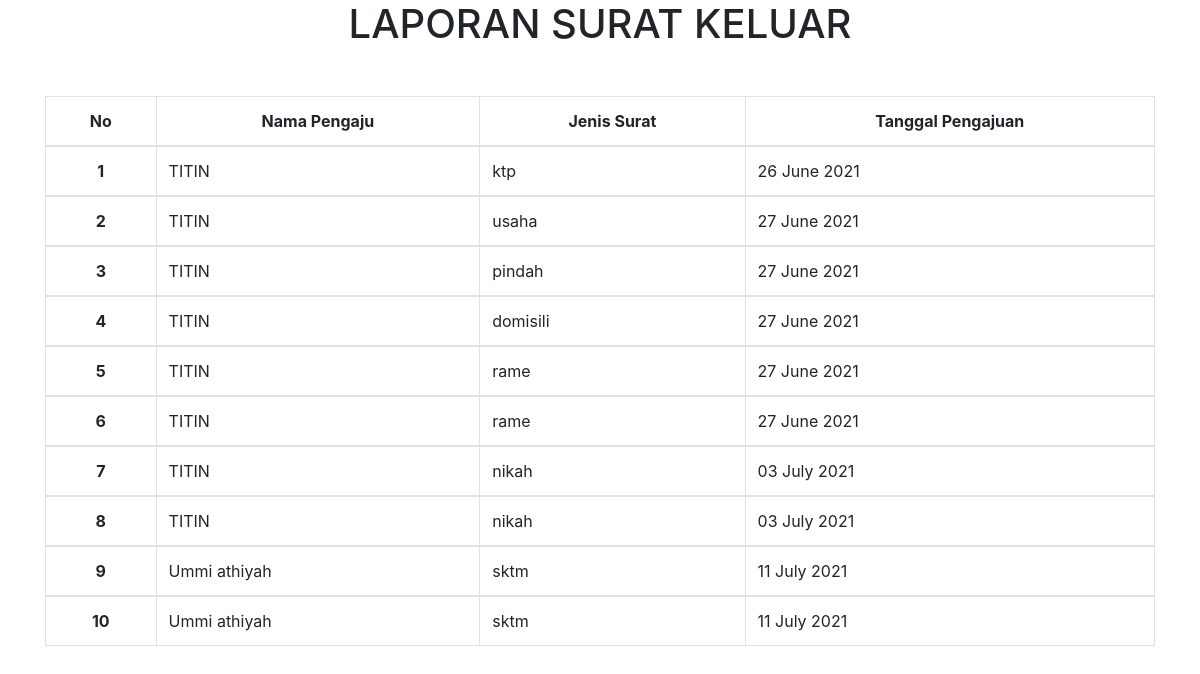
/index.php/admin/laporan, run on the app's committed database.
### tables this page shows
CREATE TABLE `acc_surat` (
  `id_acc` int(11) NOT NULL,
  `nik` varchar(16) NOT NULL,
  `surat` varchar(30) NOT NULL,
  `tanggal` date NOT NULL,
  `status` char(2) NOT NULL
);

CREATE TABLE `masyarakat` (
  `id` int(11) NOT NULL,
  `kk` varchar(16) NOT NULL,
  `nik` varchar(16) NOT NULL,
  `nama` varchar(50) NOT NULL,
  `tempat_lahir` varchar(50) NOT NULL,
  `tanggal_lahir` date NOT NULL,
  `jk` enum('Laki-Laki','Perempuan','','') NOT NULL,
  `agama` varchar(15) NOT NULL,
  `alamat` varchar(30) NOT NULL,
  `rt/rw` varchar(10) NOT NULL,
  `desa` varchar(30) NOT NULL,
  `kecamatan` varchar(30) NOT NULL,
  `kabupaten` varchar(30) NOT NULL,
  `pendidikan_terakhir` varchar(10) NOT NULL,
  `pekerjaan` varchar(50) NOT NULL,
  `status` enum('Belum Menikah','Menikah','','') NOT NULL,
  `kewarganegaraan` varchar(30) NOT NULL,
  `gol` varchar(3) NOT NULL,
  `gambar` varchar(255) NOT NULL
);

### application/controllers/admin.php (called while the page is built, shortened)
<?php
class admin extends CI_Controller
{
    public function __construct()
    {
        $this->load->model('model_masyarakat');
    }
    public function laporan()
    {
        $data['surat'] = $this->model_masyarakat->laporan_surat();
        $this->load->view('admin/laporan', $data);
    }
}

### index.php (called while the page is built, shortened)
<?php
require_once BASEPATH.'core/CodeIgniter.php';

### application/models/model_masyarakat.php (called while the page is built, shortened)
<?php
class model_masyarakat extends CI_Model
{
    public function laporan_surat()
    {
        $join = "SELECT *,masyarakat.nik FROM acc_surat JOIN masyarakat ON acc_surat.nik = masyarakat.nik ";
        return $this->db->query($join)->result_array();
    }
}

### application/views/admin/laporan.php (the view, shortened to what this page needs)
<!doctype html>
<html lang="en">
<head>
    <link rel="stylesheet" href="https://maxcdn.bootstrapcdn.com/bootstrap/4.0.0/css/bootstrap.min.css">
</head>
<body>
    <div class="container">
        <div class="text-center  ">
            <h1>LAPORAN SURAT KELUAR</h1>
        </div>
        <table class="table mt-5 table-bordered">
            <thead>
                <tr class="text-center">
                    <th scope="col">No</th>
                    <th scope="col">Nama Pengaju</th>
                    <th scope="col">Jenis Surat</th>
                    <th scope="col">Tanggal Pengajuan</th>
                </tr>
            </thead>
            <tbody>
                <?php $i = 1; ?>
                <?php foreach ($surat as $s) : ?>
                    <tr>
                        <th scope="row" class="text-center"><?= $i; ?></th>
                        <td><?= $s['nama']; ?></td>
                        <td><?= $s['surat']; ?></td>
                        <td><?= date('d F Y', strtotime($s['tanggal'])); ?></td>
                    </tr>
            </tbody>
            <?php $i++; ?>
        <?php endforeach; ?>
        </table>
    </div>
</body>
</html>

### data on the page
acc_surat: masyarakat.nama "TITIN", surat "ktp", tanggal "26 June 2021"
acc_surat: masyarakat.nama "TITIN", surat "usaha", tanggal "27 June 2021"
acc_surat: masyarakat.nama "TITIN", surat "pindah", tanggal "27 June 2021"
acc_surat: masyarakat.nama "TITIN", surat "domisili", tanggal "27 June 2021"
acc_surat: masyarakat.nama "TITIN", surat "rame", tanggal "27 June 2021"
acc_surat: masyarakat.nama "TITIN", surat "rame", tanggal "27 June 2021"
acc_surat: masyarakat.nama "TITIN", surat "nikah", tanggal "03 July 2021"
acc_surat: masyarakat.nama "TITIN", surat "nikah", tanggal "03 July 2021"
acc_surat: masyarakat.nama "Ummi athiyah", surat "sktm", tanggal "11 July 2021"
